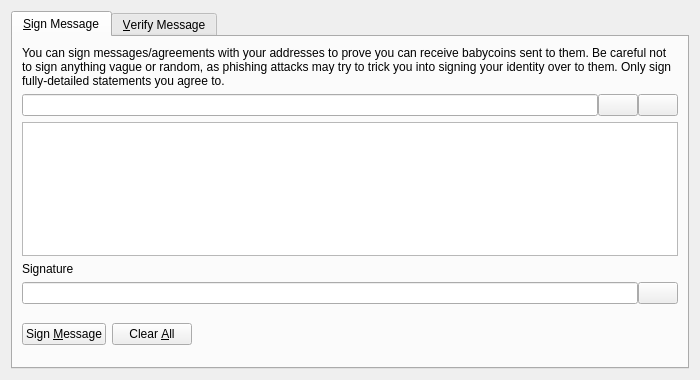
<?xml version="1.0" encoding="UTF-8"?>
<ui version="4.0">
 <class>SignVerifyMessageDialog</class>
 <widget class="QDialog" name="SignVerifyMessageDialog">
  <property name="geometry">
   <rect>
    <x>0</x>
    <y>0</y>
    <width>700</width>
    <height>380</height>
   </rect>
  </property>
  <property name="windowTitle">
   <string>Signatures - Sign / Verify a Message</string>
  </property>
  <property name="modal">
   <bool>true</bool>
  </property>
  <layout class="QVBoxLayout" name="verticalLayout">
   <item>
    <widget class="QTabWidget" name="tabWidget">
     <property name="currentIndex">
      <number>0</number>
     </property>
     <widget class="QWidget" name="tabSignMessage">
      <attribute name="title">
       <string>&amp;Sign Message</string>
      </attribute>
      <layout class="QVBoxLayout" name="verticalLayout_SM">
       <item>
        <widget class="QLabel" name="infoLabel_SM">
         <property name="text">
          <string>You can sign messages/agreements with your addresses to prove you can receive babycoins sent to them. Be careful not to sign anything vague or random, as phishing attacks may try to trick you into signing your identity over to them. Only sign fully-detailed statements you agree to.</string>
         </property>
         <property name="textFormat">
          <enum>Qt::PlainText</enum>
         </property>
         <property name="wordWrap">
          <bool>true</bool>
         </property>
        </widget>
       </item>
       <item>
        <layout class="QHBoxLayout" name="horizontalLayout_1_SM">
         <property name="spacing">
          <number>0</number>
         </property>
         <item>
          <widget class="QValidatedLineEdit" name="addressIn_SM">
           <property name="toolTip">
            <string>The Babycoin address to sign the message with</string>
           </property>
          </widget>
         </item>
         <item>
          <widget class="QPushButton" name="addressBookButton_SM">
           <property name="toolTip">
            <string>Choose previously used address</string>
           </property>
           <property name="text">
            <string/>
           </property>
           <property name="icon">
            <iconset resource="../babycoin.qrc">
             <normaloff>:/icons/address-book</normaloff>:/icons/address-book</iconset>
           </property>
           <property name="shortcut">
            <string>Alt+A</string>
           </property>
           <property name="autoDefault">
            <bool>false</bool>
           </property>
          </widget>
         </item>
         <item>
          <widget class="QPushButton" name="pasteButton_SM">
           <property name="toolTip">
            <string>Paste address from clipboard</string>
           </property>
           <property name="text">
            <string/>
           </property>
           <property name="icon">
            <iconset resource="../babycoin.qrc">
             <normaloff>:/icons/editpaste</normaloff>:/icons/editpaste</iconset>
           </property>
           <property name="shortcut">
            <string>Alt+P</string>
           </property>
           <property name="autoDefault">
            <bool>false</bool>
           </property>
          </widget>
         </item>
        </layout>
       </item>
       <item>
        <widget class="QPlainTextEdit" name="messageIn_SM">
         <property name="toolTip">
          <string>Enter the message you want to sign here</string>
         </property>
        </widget>
       </item>
       <item>
        <widget class="QLabel" name="signatureLabel_SM">
         <property name="text">
          <string>Signature</string>
         </property>
         <property name="textFormat">
          <enum>Qt::PlainText</enum>
         </property>
        </widget>
       </item>
       <item>
        <layout class="QHBoxLayout" name="horizontalLayout_2_SM">
         <property name="spacing">
          <number>0</number>
         </property>
         <item>
          <widget class="QLineEdit" name="signatureOut_SM">
           <property name="font">
            <font>
             <italic>true</italic>
            </font>
           </property>
           <property name="readOnly">
            <bool>true</bool>
           </property>
          </widget>
         </item>
         <item>
          <widget class="QPushButton" name="copySignatureButton_SM">
           <property name="toolTip">
            <string>Copy the current signature to the system clipboard</string>
           </property>
           <property name="text">
            <string/>
           </property>
           <property name="icon">
            <iconset resource="../babycoin.qrc">
             <normaloff>:/icons/editcopy</normaloff>:/icons/editcopy</iconset>
           </property>
           <property name="autoDefault">
            <bool>false</bool>
           </property>
          </widget>
         </item>
        </layout>
       </item>
       <item>
        <layout class="QHBoxLayout" name="horizontalLayout_3_SM">
         <item>
          <widget class="QPushButton" name="signMessageButton_SM">
           <property name="toolTip">
            <string>Sign the message to prove you own this Babycoin address</string>
           </property>
           <property name="text">
            <string>Sign &amp;Message</string>
           </property>
           <property name="icon">
            <iconset resource="../babycoin.qrc">
             <normaloff>:/icons/edit</normaloff>:/icons/edit</iconset>
           </property>
           <property name="autoDefault">
            <bool>false</bool>
           </property>
          </widget>
         </item>
         <item>
          <widget class="QPushButton" name="clearButton_SM">
           <property name="toolTip">
            <string>Reset all sign message fields</string>
           </property>
           <property name="text">
            <string>Clear &amp;All</string>
           </property>
           <property name="icon">
            <iconset resource="../babycoin.qrc">
             <normaloff>:/icons/remove</normaloff>:/icons/remove</iconset>
           </property>
           <property name="autoDefault">
            <bool>false</bool>
           </property>
          </widget>
         </item>
         <item>
          <spacer name="horizontalSpacer_1_SM">
           <property name="orientation">
            <enum>Qt::Horizontal</enum>
           </property>
           <property name="sizeHint" stdset="0">
            <size>
             <width>40</width>
             <height>48</height>
            </size>
           </property>
          </spacer>
         </item>
         <item>
          <widget class="QLabel" name="statusLabel_SM">
           <property name="font">
            <font>
             <weight>75</weight>
             <bold>true</bold>
            </font>
           </property>
           <property name="text">
            <string/>
           </property>
           <property name="wordWrap">
            <bool>true</bool>
           </property>
          </widget>
         </item>
         <item>
          <spacer name="horizontalSpacer_2_SM">
           <property name="orientation">
            <enum>Qt::Horizontal</enum>
           </property>
           <property name="sizeHint" stdset="0">
            <size>
             <width>40</width>
             <height>48</height>
            </size>
           </property>
          </spacer>
         </item>
        </layout>
       </item>
      </layout>
     </widget>
     <widget class="QWidget" name="tabVerifyMessage">
      <attribute name="title">
       <string>&amp;Verify Message</string>
      </attribute>
      <layout class="QVBoxLayout" name="verticalLayout_VM">
       <item>
        <widget class="QLabel" name="infoLabel_VM">
         <property name="text">
          <string>Enter the receiver's address, message (ensure you copy line breaks, spaces, tabs, etc. exactly) and signature below to verify the message. Be careful not to read more into the signature than what is in the signed message itself, to avoid being tricked by a man-in-the-middle attack. Note that this only proves the signing party receives with the address, it cannot prove sendership of any transaction!</string>
         </property>
         <property name="textFormat">
          <enum>Qt::PlainText</enum>
         </property>
         <property name="alignment">
          <set>Qt::AlignLeading|Qt::AlignLeft|Qt::AlignTop</set>
         </property>
         <property name="wordWrap">
          <bool>true</bool>
         </property>
        </widget>
       </item>
       <item>
        <layout class="QHBoxLayout" name="horizontalLayout_1_VM">
         <property name="spacing">
          <number>0</number>
         </property>
         <item>
          <widget class="QValidatedLineEdit" name="addressIn_VM">
           <property name="toolTip">
            <string>The Babycoin address the message was signed with</string>
           </property>
          </widget>
         </item>
         <item>
          <widget class="QPushButton" name="addressBookButton_VM">
           <property name="toolTip">
            <string>Choose previously used address</string>
           </property>
           <property name="text">
            <string/>
           </property>
           <property name="icon">
            <iconset resource="../babycoin.qrc">
             <normaloff>:/icons/address-book</normaloff>:/icons/address-book</iconset>
           </property>
           <property name="shortcut">
            <string>Alt+A</string>
           </property>
           <property name="autoDefault">
            <bool>false</bool>
           </property>
          </widget>
         </item>
        </layout>
       </item>
       <item>
        <widget class="QPlainTextEdit" name="messageIn_VM"/>
       </item>
       <item>
        <widget class="QValidatedLineEdit" name="signatureIn_VM"/>
       </item>
       <item>
        <layout class="QHBoxLayout" name="horizontalLayout_2_VM">
         <item>
          <widget class="QPushButton" name="verifyMessageButton_VM">
           <property name="toolTip">
            <string>Verify the message to ensure it was signed with the specified Babycoin address</string>
           </property>
           <property name="text">
            <string>Verify &amp;Message</string>
           </property>
           <property name="icon">
            <iconset resource="../babycoin.qrc">
             <normaloff>:/icons/transaction_0</normaloff>:/icons/transaction_0</iconset>
           </property>
           <property name="autoDefault">
            <bool>false</bool>
           </property>
          </widget>
         </item>
         <item>
          <widget class="QPushButton" name="clearButton_VM">
           <property name="toolTip">
            <string>Reset all verify message fields</string>
           </property>
           <property name="text">
            <string>Clear &amp;All</string>
           </property>
           <property name="icon">
            <iconset resource="../babycoin.qrc">
             <normaloff>:/icons/remove</normaloff>:/icons/remove</iconset>
           </property>
           <property name="autoDefault">
            <bool>false</bool>
           </property>
          </widget>
         </item>
         <item>
          <spacer name="horizontalSpacer_1_VM">
           <property name="orientation">
            <enum>Qt::Horizontal</enum>
           </property>
           <property name="sizeHint" stdset="0">
            <size>
             <width>40</width>
             <height>48</height>
            </size>
           </property>
          </spacer>
         </item>
         <item>
          <widget class="QLabel" name="statusLabel_VM">
           <property name="font">
            <font>
             <weight>75</weight>
             <bold>true</bold>
            </font>
           </property>
           <property name="text">
            <string/>
           </property>
           <property name="wordWrap">
            <bool>true</bool>
           </property>
          </widget>
         </item>
         <item>
          <spacer name="horizontalSpacer_2_VM">
           <property name="orientation">
            <enum>Qt::Horizontal</enum>
           </property>
           <property name="sizeHint" stdset="0">
            <size>
             <width>40</width>
             <height>48</height>
            </size>
           </property>
          </spacer>
         </item>
        </layout>
       </item>
      </layout>
     </widget>
    </widget>
   </item>
  </layout>
 </widget>
 <customwidgets>
  <customwidget>
   <class>QValidatedLineEdit</class>
   <extends>QLineEdit</extends>
   <header>qvalidatedlineedit.h</header>
  </customwidget>
 </customwidgets>
 <resources>
  <include location="../babycoin.qrc"/>
 </resources>
 <connections/>
</ui>
